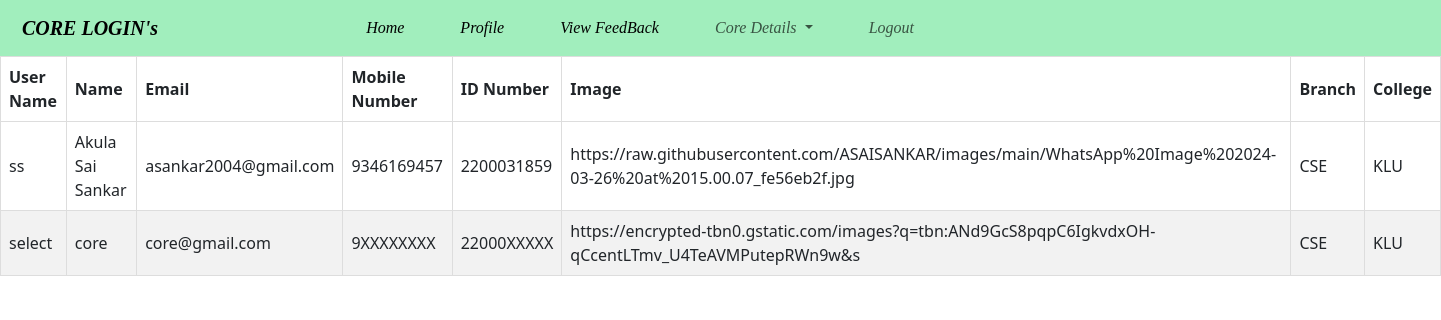
The page /core/profileview/ on the database its author committed.
### yogacore/models.py (models this page shows)
class Profile(models.Model):
    username=models.CharField(max_length=100)
    name = models.CharField(default="core",max_length=100)
    email=models.EmailField(default="core@gmail.com")
    phonenumber=models.CharField(default="9XXXXXXXX",max_length=10)
    idnumber=models.CharField(default="22000XXXXX",max_length=10)
    image=models.CharField(default="https://encrypted-tbn0.gstatic.com/images?q=tbn:ANd9GcS8pqpC6IgkvdxOH-qCcentLTmv_U4TeAVMPutepRWn9w&s",max_length=500)
    branch=models.CharField(default="CSE",max_length=10)
    college=models.CharField(default="KLU",max_length=10)
    class Meta:
        db_table="Profile"

### yogacore/views.py (the view)
# urls.py: path('profileview/',profileview,name='profileview'),
def profileview(request):
    details=Profile.objects.all()
    return render(request,'coredata.html',{'details':details})

### templates/coredata.html (shortened to what this page needs)
{% extends 'corenavbar.html' %}
{% load static %}
{% block body %}
<div align="center">
    <table>
        <thead>
            <tr>
                <th>User Name</th>
                <th>Name</th>
                <th>Email</th>
                <th>Mobile Number</th>
                <th>ID Number</th>
                <th>Image</th>
                <th>Branch</th>
                <th>College</th>
            </tr>
        </thead>
        <tbody>
            {% for detail in details %}
            <tr>
                <td>{{ detail.username }}</td>
                <td>{{ detail.name }}</td>
                <td>{{ detail.email }}</td>
                <td>{{ detail.phonenumber }}</td>
                <td>{{ detail.idnumber }}</td>
                <td>{{ detail.image }}</td>
                <td>{{ detail.branch }}</td>
                <td>{{ detail.college }}</td>
            </tr>
            {% endfor %}
        </tbody>
    </table>
</div>
{% endblock %}

### templates/corenavbar.html (style rules this page uses)
table { border-collapse: collapse; width: 100%; }
th, td { border: 1px solid #dddddd; text-align: left; padding: 8px; }
tr:nth-child(even) { background-color: #f2f2f2; }

### rows shown on the page
Profile: username "ss", name "Akula Sai Sankar", email "asankar2004@gmail.com", phonenumber "9346169457", idnumber "2200031859", image "https://raw.githubusercontent.com/ASAISANKAR/images/main/WhatsApp%20Image%202024-03-26%20at%2015.00.07_fe56eb2f.jpg", branch "CSE", college "KLU"
Profile: username "select", name "core", email "core@gmail.com", phonenumber "9XXXXXXXX", idnumber "22000XXXXX", image "https://encrypted-tbn0.gstatic.com/images?q=tbn:ANd9GcS8pqpC6IgkvdxOH-qCcentLTmv_U4TeAVMPutepRWn9w&s", branch "CSE", college "KLU"
